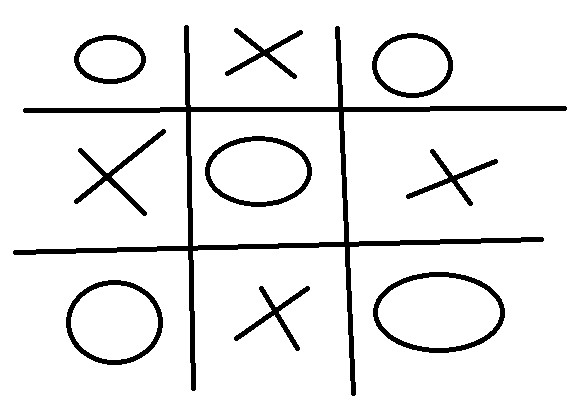
#> input picture jogodavelha2.jpg, 584 x 405 px
$ python main.py
#> lines starting #> are read from the running program, lines starting #| are printed output that depends on the picture; after the words box and inside, x2 and y2 are one past the last pixel; in counts of white or black regions, pixels touching at a corner belong together
# Projeto Final
# Alunos:
# Eric Machado - 2191083
# Gabriel Leão Bernarde - 2194228
# Universidade Tecnológica Federal do Paraná
# ===============================================================================

import numpy as np
import cv2
import sys


class Linhas:
    def __init__(self, x1, x2, y1, y2):
        self.x1 = x1
        self.x2 = x2
        self.y1 = y1
        self.y2 = y2

def verificar_ponto_mais_alto(ponto1,ponto2):
    if(ponto1<=ponto2):
        return ponto1
    if(ponto2<ponto1):
        return ponto2

def verificar_ponto_mais_baixo(ponto1,ponto2):
    if(ponto1>=ponto2):
        return ponto1
    if(ponto2>ponto1):
        return ponto2

def verificar_ponto_mais_esquerda(ponto1,ponto2):
    if(ponto1<=ponto2):
        return ponto1
    if(ponto2<ponto1):
        return ponto2

def verificar_ponto_mais_direita(ponto1,ponto2):
    if(ponto1>=ponto2):
        return ponto1
    if(ponto2>ponto1):
        return ponto2

def gera_simbolo_casa(dp,validacao):
    if(dp>=10.4 and validacao):
        return 'O'
    if(dp < 10.4):
        return ' '
    else:
        return 'X'

def calculate_roundness(contour):
    perimeter = cv2.arcLength(contour, True)
    area = cv2.contourArea(contour)
    circularity = (4 * np.pi * area) / (perimeter ** 2)
    return circularity

def verificar_elemento_circular(imagem):
    cinza = cv2.cvtColor(imagem, cv2.COLOR_BGR2GRAY)
    blurred = cv2.GaussianBlur(cinza, (13, 13), 0)
    # Aplicar o limiar (threshold)
    threshold = cv2.adaptiveThreshold(blurred, 255, cv2.ADAPTIVE_THRESH_MEAN_C, cv2.THRESH_BINARY, 11, 2)
    edges = cv2.Canny(threshold, 30, 100)
    # Encontrar os contornos
    contours, _ = cv2.findContours(edges, cv2.RETR_EXTERNAL, cv2.CHAIN_APPROX_SIMPLE)

    max_contour = None
    max_area = 0

    for contour in contours:
        area = cv2.contourArea(contour)
        if area > max_area:
            max_area = area
            max_contour = contour

    if max_contour is not None:
        circularity = calculate_roundness(max_contour)
        if circularity > 0.2:
            return True
        else:
            return False

        cv2.drawContours(imagem, [max_contour], -1, (0, 255, 0), 2)
        cv2.imshow('Imagem com o maior contorno', imagem)
        cv2.waitKey(0)
        cv2.destroyAllWindows()
    else:
        return False
def gera_matriz(casa1,casa2,casa3,casa4,casa5,casa6,casa7,casa8,casa9):
    print("",casa1,"|",casa2,"|",casa3,"\n","__________\n",casa4,"|",casa5,"|",casa6,"\n","__________\n",casa7,"|",casa8,"|",casa9)

def define_vencedor(casa1,casa2,casa3,casa4,casa5,casa6,casa7,casa8,casa9):
    contvencedor = 0
    if(casa1==casa2 and casa2==casa3 and casa1!=' '):
        vencedor = casa1
        contvencedor=contvencedor+1
    if(casa4==casa5 and casa5==casa6 and casa4!=' '):
        vencedor = casa4
        contvencedor=contvencedor+1
    if(casa7==casa8 and casa8==casa9 and casa7!=' '):
        vencedor = casa7
        contvencedor=contvencedor+1
    if(casa1==casa4 and casa4==casa7 and casa1!=' '):
        vencedor = casa1
        contvencedor = contvencedor+1
    if(casa2==casa5 and casa5==casa8 and casa2!=' '):
        vencedor = casa2
        contvencedor = contvencedor+1
    if(casa3==casa6 and casa6==casa9 and casa3!=' '):
        vencedor = casa3
        contvencedor = contvencedor+1
    if(casa1==casa5 and casa5==casa9 and casa1!=' '):
        vencedor = casa1
        contvencedor = contvencedor+1
    if(casa3==casa5 and casa5==casa7 and casa3!=' '):
        vencedor = casa3
        contvencedor = contvencedor+1
    if(contvencedor==0):
        print("Não tem vencedor")
    if(contvencedor==1):
        print("O vencedor é o simbolo: ",vencedor)
    if(contvencedor>1):
        print("O jogo está invalido, pois tem mais de 1 vencedor")
def encontrar_intersecao(x1, y1, x2, y2, x3, y3, x4, y4):
        if (y4 - y3) * (x2 - x1) == (y2 - y1) * (x4 - x3):
            return None

        x = ((x2 - x1) * (x4 * y3 - x3 * y4) - (x4 - x3) * (x2 * y1 -
             x1 * y2)) / ((x2 - x1) * (y4 - y3) - (x4 - x3) * (y2 - y1))
        y = ((y2 - y1) * (x4 * y3 - x3 * y4) - (y4 - y3) * (x2 * y1 -
             x1 * y2)) / ((x2 - x1) * (y4 - y3) - (x4 - x3) * (y2 - y1))

        return abs(round(x)), abs(round(y))
def main():
    def get_x1(linhas):
        return linhas.x1

    def get_x2(linhas):
        return linhas.x2

    def get_y1(linhas):
        return linhas.y1

    def get_y2(linhas):
        return linhas.y2

    img = cv2.imread("jogodavelha2.jpg")
#> img is the input picture: shape (405, 584, 3); min 0, max 255, mean 234.9
    img_quadrados = img.copy()
    if img is None:
        print('Erro ao abrir a imagem.\n')
        sys.exit()

    imgGray = cv2.cvtColor(img, cv2.COLOR_BGR2GRAY)

    edges = cv2.Canny(imgGray, 50, 80, apertureSize=3)
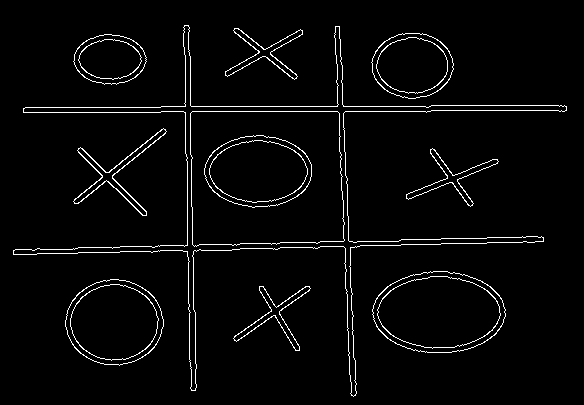
#> edges: shape (405, 584); 3.3% white in thin lines or dots, all inside (x1, y1, x2, y2) = (13, 25, 567, 397)
    cv2.imshow('edges.jpg', edges)
    cv2.imwrite('edges.jpg', edges * 255)
    """ lines = cv2.HoughLines(edges, 1, np.pi / 180, 140) """
    lines = cv2.HoughLinesP(edges, 1, np.pi / 200, 100,
                            minLineLength=300, maxLineGap=220)
#> lines = 14 rows, first 6: [161, 106, 566, 106], [23, 111, 564, 111], [338, 26, 356, 393], [185, 25, 191, 390], [334, 33, 351, 395], [151, 252, 543, 240]
    linhas_horizontais = []
    linhas_verticais = []
    angle_threshold = 15

    for line in lines:
        x1, y1, x2, y2 = line[0]
        angle = np.arctan2(y2 - y1, x2 - x1)
        graus = np.degrees(angle)
        if np.abs(graus - 90) < angle_threshold:
            linhas_verticais.append(Linhas(x1, x2, y1, y2))
        elif np.abs(graus) >= 0 and np.abs(graus) < angle_threshold :
            linhas_horizontais.append(Linhas(x1, x2, y1, y2))
#> this loop made 14 passes
#> (x1, y1, x2, y2, angle, graus) on passes 1 to 8: (161, 106, 566, 106, 0, 0), (23, 111, 564, 111, 0, 0), (338, 26, 356, 393, 1.52, 87.19), (185, 25, 191, 390, 1.55, 89.06), (334, 33, 351, 395, 1.52, 87.31), (151, 252, 543, 240, -0.0306, -1.75), (188, 25, 194, 390, 1.55, 89.06), (13, 251, 344, 240, -0.0332, -1.9)
#> after the loop, linhas_horizontais = 7 items; linhas_verticais = 7 items


    linhas_verticais.sort(key=get_x1)
    soma_x1 = get_x1(linhas_verticais[0])
#> soma_x1 = 184
    soma_x2 = get_x2(linhas_verticais[0])
#> soma_x2 = 189
    x1_base = get_x1(linhas_verticais[0])
#> x1_base = 184
    x2_base = get_x2(linhas_verticais[0])
#> x2_base = 189
    qtd_linhas = 1
    menor_y1 = get_y1(linhas_verticais[0])
#> menor_y1 = 25
    maior_y2 = get_y2(linhas_verticais[0])
#> maior_y2 = 361
    linhas_verticais_tabuleiro = []

    for i in range(0, len(linhas_verticais)):
        if (i > 0):
            if (get_x1(linhas_verticais[i]) - x1_base) < 12 * i or (get_x2(linhas_verticais[i]) - x2_base) < 12 * i:
                soma_x1 += get_x1(linhas_verticais[i])
                soma_x2 += get_x2(linhas_verticais[i])
                if (menor_y1 > get_y1(linhas_verticais[i])):
                    menor_y1 = get_y1(linhas_verticais[i])
                if (maior_y2 < get_y2(linhas_verticais[i])):
                    maior_y2 = get_y2(linhas_verticais[i])
                qtd_linhas += 1
            else:
                linhas_verticais_tabuleiro.append(Linhas(
                    round(soma_x1 / qtd_linhas), round(soma_x2 / qtd_linhas), menor_y1, maior_y2))
                qtd_linhas = 1
                soma_x1 = get_x1(linhas_verticais[i])
                x1_base = get_x1(linhas_verticais[i])
                soma_x2 = get_x2(linhas_verticais[i])
                x2_base = get_x2(linhas_verticais[i])
        if (i == len(linhas_verticais) - 1):
            if (qtd_linhas == 1):
                print('Não foi identificado o tabuleiro')
            else:
                linhas_verticais_tabuleiro.append(Linhas(
                    round(soma_x1 / qtd_linhas), round(soma_x2 / qtd_linhas), menor_y1, maior_y2))
#> this loop made 7 passes
#> (qtd_linhas, soma_x1, x1_base, soma_x2) on pass 5: (1, 334, 334, 351)
#> after the loop, linhas_verticais_tabuleiro = 2 items; maior_y2 = 395; menor_y1 = 25
    for i in linhas_verticais_tabuleiro:
        cv2.line(img, (get_x1(i), get_y1(i)),
                 (get_x2(i), get_y2(i)), (0, 255, 0), 2)
#> this loop made 2 passes
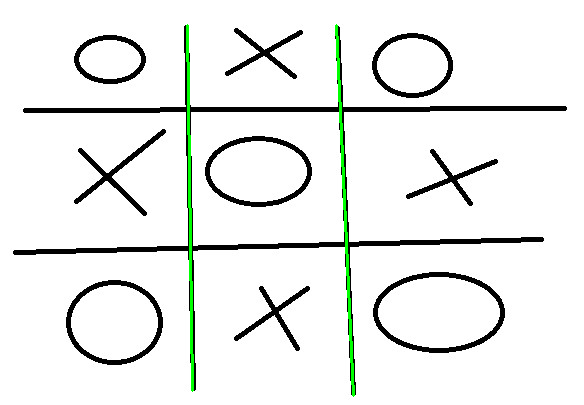
#> img: shape (405, 584, 3); 0.94% of pixels changed, all inside (x1, y1, x2, y2) = (186, 24, 355, 397)

    """Unificar linhas Horizontais"""
    linhas_horizontais.sort(key=get_y1)
    soma_y1 = get_y1(linhas_horizontais[0])
#> soma_y1 = 105
    soma_y2 = get_y2(linhas_horizontais[0])
#> soma_y2 = 105
    y1_base = get_y1(linhas_horizontais[0])
#> y1_base = 105
    y2_base = get_y2(linhas_horizontais[0])
#> y2_base = 105
    qtd_linhas = 1
    menor_x1 = get_x1(linhas_horizontais[0])
#> menor_x1 = 185
    maior_x2 = get_x2(linhas_horizontais[0])
#> maior_x2 = 564
    linhas_horizontais_tabuleiro = []

    for i in range(0, len(linhas_horizontais)):
        if (i > 0):
            if (get_y1(linhas_horizontais[i]) - y1_base) < 12 * i or (get_y2(linhas_horizontais[i]) - y2_base) < 12 * i:
                soma_y1 += get_y1(linhas_horizontais[i])
                soma_y2 += get_y2(linhas_horizontais[i])
                if (menor_x1 > get_x1(linhas_horizontais[i])):
                    menor_x1 = get_x1(linhas_horizontais[i])
                if (maior_x2 < get_x2(linhas_horizontais[i])):
                    maior_x2 = get_x2(linhas_horizontais[i])
                qtd_linhas += 1
            else:
                linhas_horizontais_tabuleiro.append(Linhas(menor_x1, maior_x2,
                                                           round(soma_y1 / qtd_linhas), round(soma_y2 / qtd_linhas),))
                qtd_linhas = 1
                soma_y1 = get_y1(linhas_horizontais[i])
                y1_base = get_y1(linhas_horizontais[i])
                soma_y2 = get_y2(linhas_horizontais[i])
                y2_base = get_y2(linhas_horizontais[i])
        if (i == len(linhas_horizontais) - 1):
            if (qtd_linhas == 1):
                print('Não foi identificado o tabuleiro')
            else:
                linhas_horizontais_tabuleiro.append(Linhas(menor_x1, maior_x2,  round(
                    soma_y1 / qtd_linhas), round(soma_y2 / qtd_linhas),))
#> this loop made 7 passes
#> (qtd_linhas, soma_y1, y1_base, soma_y2) on pass 5: (1, 251, 251, 240)
#> after the loop, linhas_horizontais_tabuleiro = 2 items; maior_x2 = 566; menor_x1 = 13
    if(len(linhas_horizontais_tabuleiro) < 2 or len(linhas_verticais_tabuleiro) < 2):
        print('Não foi identificado um tabuleiro')
        return
    for i in linhas_horizontais_tabuleiro:
        cv2.line(img, (get_x1(i), get_y1(i)),
                 (get_x2(i), get_y2(i)), (0, 255, 0), 2)
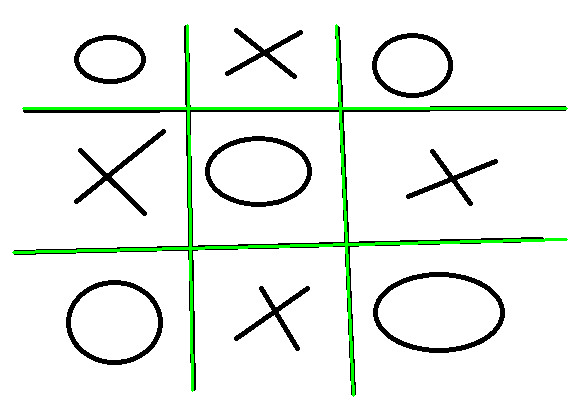
#> img: shape (405, 584, 3); 1.38% of pixels changed, all inside (x1, y1, x2, y2) = (12, 107, 568, 254)


    intersecao1 = encontrar_intersecao(get_x1(linhas_horizontais_tabuleiro[0]), get_y1(linhas_horizontais_tabuleiro[0]),
                                       get_x2(linhas_horizontais_tabuleiro[0]), get_y2(linhas_horizontais_tabuleiro[0]),
                                       get_x1(linhas_verticais_tabuleiro[0]), get_y1(linhas_verticais_tabuleiro[0]),
                                       get_x2(linhas_verticais_tabuleiro[0]), get_y2(linhas_verticais_tabuleiro[0]))
#> in encontrar_intersecao, `x = ((x2 - x1) * (x4 * y3 - x3 * y4) - (x4 - x3) * (x2 * y1 - x1 * y2)..`: x = -188.1
#> in encontrar_intersecao, `y = ((y2 - y1) * (x4 * y3 - x3 * y4) - (y4 - y3) * (x2 * y1 - x1 * y2)..`: y = -108
#> intersecao1 = (188, 108)

    intersecao2 = encontrar_intersecao(get_x1(linhas_horizontais_tabuleiro[0]), get_y1(linhas_horizontais_tabuleiro[0]),
                                       get_x2(linhas_horizontais_tabuleiro[0]), get_y2(linhas_horizontais_tabuleiro[0]),
                                       get_x1(linhas_verticais_tabuleiro[1]), get_y1(linhas_verticais_tabuleiro[1]),
                                       get_x2(linhas_verticais_tabuleiro[1]), get_y2(linhas_verticais_tabuleiro[1]))
#> intersecao2 = (340, 108)

    intersecao3 = encontrar_intersecao(get_x1(linhas_horizontais_tabuleiro[1]), get_y1(linhas_horizontais_tabuleiro[1]),
                                       get_x2(linhas_horizontais_tabuleiro[1]), get_y2(linhas_horizontais_tabuleiro[1]),
                                       get_x1(linhas_verticais_tabuleiro[0]), get_y1(linhas_verticais_tabuleiro[0]),
                                       get_x2(linhas_verticais_tabuleiro[0]), get_y2(linhas_verticais_tabuleiro[0]))
#> intersecao3 = (190, 248)

    intersecao4 = encontrar_intersecao(get_x1(linhas_horizontais_tabuleiro[1]), get_y1(linhas_horizontais_tabuleiro[1]),
                                       get_x2(linhas_horizontais_tabuleiro[1]), get_y2(linhas_horizontais_tabuleiro[1]),
                                       get_x1(linhas_verticais_tabuleiro[1]), get_y1(linhas_verticais_tabuleiro[1]),
                                       get_x2(linhas_verticais_tabuleiro[1]), get_y2(linhas_verticais_tabuleiro[1]))
#> intersecao4 = (346, 244)
    pontomaisalto=verificar_ponto_mais_alto(get_y1(linhas_verticais_tabuleiro[0]),get_y1(linhas_verticais_tabuleiro[1]))
#> pontomaisalto = 25
    pontomaisbaixo=verificar_ponto_mais_baixo(get_y2(linhas_verticais_tabuleiro[0]),get_y2(linhas_verticais_tabuleiro[1]))
#> pontomaisbaixo = 395
    pontomaisesquerda=verificar_ponto_mais_esquerda(get_x1(linhas_horizontais_tabuleiro[0]),get_x1(linhas_horizontais_tabuleiro[1]))
#> pontomaisesquerda = 13
    pontomaisdireita=verificar_ponto_mais_direita(get_x2(linhas_horizontais_tabuleiro[0]),get_x2(linhas_horizontais_tabuleiro[1]))
#> pontomaisdireita = 566
    quadrado1 = img_quadrados[pontomaisalto: intersecao1[1] - 10,
                    get_x1(linhas_horizontais_tabuleiro[0]): intersecao1[0] - 25]


    quadrado2 = img_quadrados[pontomaisalto: intersecao2[1] - 10,
                intersecao1[0] + 10: intersecao2[0] - 10]

    quadrado3 = img_quadrados[pontomaisalto: intersecao2[1] -10,
                intersecao2[0] + 10: pontomaisdireita]


    quadrado4 = img_quadrados[intersecao1[1] + 20: intersecao3[1] - 10,
                    pontomaisesquerda: intersecao3[0] - 25]


    quadrado5 = img_quadrados[intersecao2[1] + 15: intersecao4[1] - 10,
                intersecao3[0] + 10: intersecao4[0] - 15]

    quadrado6 = img_quadrados[intersecao2[1] + 15: intersecao4[1] - 10,
                intersecao4[0] + 10: pontomaisdireita - 10]

    quadrado7 = img_quadrados[get_y1(linhas_horizontais_tabuleiro[1]) + 15: pontomaisbaixo,
                pontomaisesquerda + 10: intersecao3[0] - 10]

    quadrado8 = img_quadrados[intersecao3[1] + 15: pontomaisbaixo,
                intersecao3[0] + 10: intersecao4[0] - 10]

    quadrado9 = img_quadrados[intersecao4[1] + 15: pontomaisbaixo,
                intersecao4[0] + 15: pontomaisdireita - 10]

    cv2.circle(img, (abs(intersecao1[0]), abs(intersecao1[1])),
               0, (0, 0, 0), 20)
    cv2.circle(img, (abs(intersecao2[0]), abs(intersecao2[1])),
               0, (0, 0, 0), 20)
    cv2.circle(img, (abs(intersecao3[0]), abs(intersecao3[1])),
               0, (0, 0, 0), 20)
    cv2.circle(img, (abs(intersecao4[0]), abs(intersecao4[1])),
               0, (0, 0, 0), 20)
    cv2.imshow('quadrado.jpg', quadrado1)
    cv2.imwrite('quadrado.jpg', quadrado1 * 255)
    cv2.imshow('quadrado2.jpg', quadrado2)
    cv2.imwrite('quadrado2.jpg', quadrado2 * 255)
    cv2.imshow('quadrado3.jpg', quadrado3)
    cv2.imwrite('quadrado3.jpg', quadrado3 * 255)
    cv2.imshow('quadrado4.jpg', quadrado4)
    cv2.imwrite('quadrado4.jpg', quadrado4 * 255)
    cv2.imshow('quadrado5.jpg', quadrado5)
    cv2.imwrite('quadrado5.jpg', quadrado5 * 255)
    cv2.imshow('quadrado6.jpg', quadrado6)
    cv2.imwrite('quadrado6.jpg', quadrado6 * 255)
    cv2.imshow('quadrado7.jpg', quadrado7)
    cv2.imwrite('quadrado7.jpg', quadrado7 * 255)
    cv2.imshow('quadrado8.jpg', quadrado8)
    cv2.imwrite('quadrado8.jpg', quadrado8 * 255)
    cv2.imshow('quadrado9.jpg', quadrado9)
    cv2.imwrite('quadrado9.jpg', quadrado9 * 255)
    img = cv2.resize(img, (800, 800))
#> img: shape (800, 800, 3)
    cv2.imshow('img.jpg', img)
    cv2.imwrite('img.jpg', img * 255)
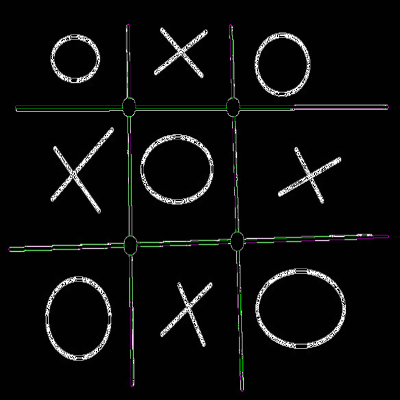
#> saved as img.jpg: shape (800, 800, 3) (shown at 1/2 size); mean B, G, R 11.7, 12.2, 11.7

    DPQUAD1 = np.std(quadrado1)
#> DPQUAD1 = 71.09
    DPQUAD2 = np.std(quadrado2)
#> DPQUAD2 = 69.83
    DPQUAD3 = np.std(quadrado3)
#> DPQUAD3 = 63.62
    DPQUAD4 = np.std(quadrado4)
#> DPQUAD4 = 60.97
    DPQUAD5 = np.std(quadrado5)
#> DPQUAD5 = 72.82
    DPQUAD6 = np.std(quadrado6)
#> DPQUAD6 = 47.47
    DPQUAD7 = np.std(quadrado7)
#> DPQUAD7 = 63.43
    DPQUAD8 = np.std(quadrado8)
#> DPQUAD8 = 52.19
    DPQUAD9 = np.std(quadrado9)
#> DPQUAD9 = 60.71
    """ print("X: ",DPQUAD1)
        print("O: ",DPQUAD2)
        print("X: ",DPQUAD3)
        print("O: ",DPQUAD4)
        print("O: ",DPQUAD5)
        print("X: ",DPQUAD6)
        print("X: ",DPQUAD7)
        print("X: ",DPQUAD8)
        print("O: ",DPQUAD9) """
    elered1=verificar_elemento_circular(quadrado1)
#> in verificar_elemento_circular, `contours, _ = cv2.findContours(edges, cv2.RETR_EXTERNAL, cv2.CHAIN_APP..`: contours = 1 contour; box (x1, y1, x2, y2) and area: (49, 8, 124, 60) 2940
#> the loop in verificar_elemento_circular, `for contour in contours:` made 1 pass
#> (area, max_area) on pass 1: (2940, 2940)
#> after the loop in verificar_elemento_circular, `for contour in contours:`: max_area = 2940; max_contour = contour of 103 points, box (x1, y1, x2, y2) (49, 8, 124, 60), area 2940
#> in calculate_roundness, `perimeter = cv2.arcLength(contour, True)`: perimeter = 210.2
#> in calculate_roundness, `area = cv2.contourArea(contour)`: area = 2940
#> in calculate_roundness, `circularity = (4 * np.pi * area) / (perimeter ** 2)`: circularity = 0.836
#> elered1 = True
    elered2=verificar_elemento_circular(quadrado2)
#> in verificar_elemento_circular (call 2), `contours, _ = cv2.findContours(edges, cv2.RETR_EXTERNAL, cv2.CHAIN_APP..`: contours = 1 contour; box (x1, y1, x2, y2) and area: (25, 1, 106, 55) 1102
#> the loop in verificar_elemento_circular (call 2), `for contour in contours:` made 1 pass
#> (area, max_area) on pass 1: (1101.5, 1101.5)
#> elered2 = False
    elered3=verificar_elemento_circular(quadrado3)
#> in verificar_elemento_circular (call 3), `edges = cv2.Canny(threshold, 30, 100)`:
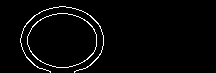
#> edges: shape (73, 216); 2.7% white in thin lines or dots, all inside (x1, y1, x2, y2) = (20, 6, 104, 73)
#> in verificar_elemento_circular (call 3), `contours, _ = cv2.findContours(edges, cv2.RETR_EXTERNAL, cv2.CHAIN_APP..`: contours = 2 contours; box (x1, y1, x2, y2) and area: (27, 13, 97, 68) 2923, (20, 6, 104, 73) 42
#> the loop in verificar_elemento_circular (call 3), `for contour in contours:` made 2 passes
#> (area, max_area) on pass 1: (2923, 2923)
#> after the loop in verificar_elemento_circular (call 3), `for contour in contours:`: max_area = 2923; max_contour = contour of 94 points, box (x1, y1, x2, y2) (27, 13, 97, 68), area 2923
#> in verificar_elemento_circular (call 3), `circularity = calculate_roundness(max_contour)`: circularity = 0.874
#> elered3 = True
    elered4=verificar_elemento_circular(quadrado4)
#> in verificar_elemento_circular (call 4), `edges = cv2.Canny(threshold, 30, 100)`:
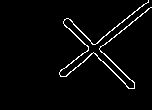
#> edges: shape (110, 152); 3.1% white in thin lines or dots, all inside (x1, y1, x2, y2) = (59, 0, 152, 89)
#> in verificar_elemento_circular (call 4), `contours, _ = cv2.findContours(edges, cv2.RETR_EXTERNAL, cv2.CHAIN_APP..`: contours = 1 contour; box (x1, y1, x2, y2) and area: (59, 0, 152, 89) 196
#> the loop in verificar_elemento_circular (call 4), `for contour in contours:` made 1 pass
#> (area, max_area) on pass 1: (196.5, 196.5)
#> after the loop in verificar_elemento_circular (call 4), `for contour in contours:`: max_area = 196.5; max_contour = contour of 219 points, box (x1, y1, x2, y2) (59, 0, 152, 89), area 196
#> in verificar_elemento_circular (call 4), `circularity = calculate_roundness(max_contour)`: circularity = 0.00342
#> elered4 = False
    elered5=verificar_elemento_circular(quadrado5)
#> in verificar_elemento_circular (call 5), `blurred = cv2.GaussianBlur(cinza, (13, 13), 0)`:
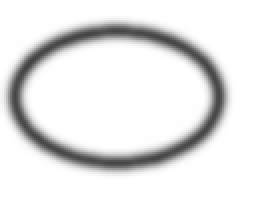
#> blurred: shape (111, 131) (shown 2 times larger); min 67, max 255, mean 231.8
#> in verificar_elemento_circular (call 5), `contours, _ = cv2.findContours(edges, cv2.RETR_EXTERNAL, cv2.CHAIN_APP..`: contours = 1 contour; box (x1, y1, x2, y2) and area: (3, 11, 113, 85) 6207
#> the loop in verificar_elemento_circular (call 5), `for contour in contours:` made 1 pass
#> (area, max_area) on pass 1: (6207, 6207)
#> after the loop in verificar_elemento_circular (call 5), `for contour in contours:`: max_area = 6207; max_contour = contour of 144 points, box (x1, y1, x2, y2) (3, 11, 113, 85), area 6207
#> in verificar_elemento_circular (call 5), `circularity = calculate_roundness(max_contour)`: circularity = 0.836
#> elered5 = True
    elered6=verificar_elemento_circular(quadrado6)
#> in verificar_elemento_circular (call 6), `contours, _ = cv2.findContours(edges, cv2.RETR_EXTERNAL, cv2.CHAIN_APP..`: contours = 1 contour; box (x1, y1, x2, y2) and area: (48, 24, 144, 84) 1094
#> elered6 = False
    elered7=verificar_elemento_circular(quadrado7)
#> in verificar_elemento_circular (call 7), `contours, _ = cv2.findContours(edges, cv2.RETR_EXTERNAL, cv2.CHAIN_APP..`: contours = 1 contour; box (x1, y1, x2, y2) and area: (41, 11, 141, 99) 6724
#> elered7 = True
    elered8=verificar_elemento_circular(quadrado8)
#> in verificar_elemento_circular (call 8), `contours, _ = cv2.findContours(edges, cv2.RETR_EXTERNAL, cv2.CHAIN_APP..`: contours = 1 contour; box (x1, y1, x2, y2) and area: (32, 21, 111, 89) 1110
#> elered8 = False
    elered9=verificar_elemento_circular(quadrado9)
#> in verificar_elemento_circular (call 9), `contours, _ = cv2.findContours(edges, cv2.RETR_EXTERNAL, cv2.CHAIN_APP..`: contours = 1 contour; box (x1, y1, x2, y2) and area: (10, 11, 145, 95) 8690
#> elered9 = True
    casa1=gera_simbolo_casa(DPQUAD1,elered1)
#> casa1 = 'O'
    casa2=gera_simbolo_casa(DPQUAD2,elered2)
#> casa2 = 'X'
    casa3=gera_simbolo_casa(DPQUAD3,elered3)
#> casa3 = 'O'
    casa4=gera_simbolo_casa(DPQUAD4,elered4)
#> casa4 = 'X'
    casa5=gera_simbolo_casa(DPQUAD5,elered5)
#> casa5 = 'O'
    casa6=gera_simbolo_casa(DPQUAD6,elered6)
#> casa6 = 'X'
    casa7=gera_simbolo_casa(DPQUAD7,elered7)
#> casa7 = 'O'
    casa8=gera_simbolo_casa(DPQUAD8,elered8)
#> casa8 = 'X'
    casa9=gera_simbolo_casa(DPQUAD9,elered9)
#> casa9 = 'O'

    gera_matriz(casa1,casa2,casa3,casa4,casa5,casa6,casa7,casa8,casa9)
    define_vencedor(casa1,casa2,casa3,casa4,casa5,casa6,casa7,casa8,casa9)
    cv2.waitKey()
    cv2.destroyAllWindows()

if __name__ == '__main__':
    main()
